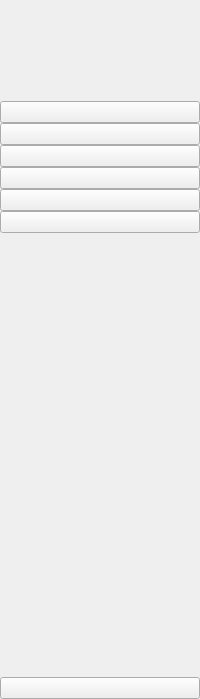
     <widget class="QWidget" name="icon_only_widget" native="true">
      <layout class="QVBoxLayout" name="verticalLayout_3">
       <property name="spacing">
        <number>0</number>
       </property>
       <property name="leftMargin">
        <number>0</number>
       </property>
       <property name="topMargin">
        <number>0</number>
       </property>
       <property name="rightMargin">
        <number>0</number>
       </property>
       <property name="bottomMargin">
        <number>0</number>
       </property>
       <item>
        <layout class="QHBoxLayout" name="horizontalLayout_2">
         <item>
          <widget class="QLabel" name="logo_label_1">
           <property name="minimumSize">
            <size>
             <width>101</width>
             <height>101</height>
            </size>
           </property>
           <property name="maximumSize">
            <size>
             <width>101</width>
             <height>101</height>
            </size>
           </property>
           <property name="text">
            <string/>
           </property>
           <property name="pixmap">
            <pixmap resource="resource.qrc">:/icons/flybox_bg.png</pixmap>
           </property>
           <property name="scaledContents">
            <bool>true</bool>
           </property>
           <property name="margin">
            <number>-66</number>
           </property>
          </widget>
         </item>
        </layout>
       </item>
       <item>
        <layout class="QVBoxLayout" name="verticalLayout">
         <property name="spacing">
          <number>0</number>
         </property>
         <item>
          <widget class="QPushButton" name="login_btn_1">
           <property name="cursor">
            <cursorShape>PointingHandCursor</cursorShape>
           </property>
           <property name="text">
            <string/>
           </property>
           <property name="icon">
            <iconset resource="resource.qrc">
             <normaloff>:/icons/logino.ico</normaloff>
             <normalon>:/icons/login.ico</normalon>:/icons/logino.ico</iconset>
           </property>
           <property name="iconSize">
            <size>
             <width>40</width>
             <height>40</height>
            </size>
           </property>
           <property name="checkable">
            <bool>true</bool>
           </property>
           <property name="autoExclusive">
            <bool>true</bool>
           </property>
          </widget>
         </item>
         <item>
          <widget class="QPushButton" name="employee_btn_1">
           <property name="cursor">
            <cursorShape>PointingHandCursor</cursorShape>
           </property>
           <property name="text">
            <string/>
           </property>
           <property name="icon">
            <iconset resource="resource.qrc">
             <normaloff>:/icons/employeeo.ico</normaloff>
             <normalon>:/icons/employee.ico</normalon>:/icons/employeeo.ico</iconset>
           </property>
           <property name="iconSize">
            <size>
             <width>40</width>
             <height>40</height>
            </size>
           </property>
           <property name="checkable">
            <bool>true</bool>
           </property>
           <property name="autoExclusive">
            <bool>true</bool>
           </property>
          </widget>
         </item>
         <item>
          <widget class="QPushButton" name="supplier_btn_1">
           <property name="cursor">
            <cursorShape>PointingHandCursor</cursorShape>
           </property>
           <property name="text">
            <string/>
           </property>
           <property name="icon">
            <iconset resource="resource.qrc">
             <normaloff>:/icons/suppliero.ico</normaloff>
             <normalon>:/icons/supplier.ico</normalon>:/icons/suppliero.ico</iconset>
           </property>
           <property name="iconSize">
            <size>
             <width>40</width>
             <height>40</height>
            </size>
           </property>
           <property name="checkable">
            <bool>true</bool>
           </property>
           <property name="autoExclusive">
            <bool>true</bool>
           </property>
          </widget>
         </item>
         <item>
          <widget class="QPushButton" name="product_btn_1">
           <property name="cursor">
            <cursorShape>PointingHandCursor</cursorShape>
           </property>
           <property name="text">
            <string/>
           </property>
           <property name="icon">
            <iconset resource="resource.qrc">
             <normaloff>:/icons/producto.ico</normaloff>
             <normalon>:/icons/product.ico</normalon>:/icons/producto.ico</iconset>
           </property>
           <property name="iconSize">
            <size>
             <width>40</width>
             <height>40</height>
            </size>
           </property>
           <property name="checkable">
            <bool>true</bool>
           </property>
           <property name="autoExclusive">
            <bool>true</bool>
           </property>
          </widget>
         </item>
         <item>
          <widget class="QPushButton" name="client_btn_1">
           <property name="cursor">
            <cursorShape>PointingHandCursor</cursorShape>
           </property>
           <property name="text">
            <string/>
           </property>
           <property name="icon">
            <iconset resource="resource.qrc">
             <normaloff>:/icons/cliento.ico</normaloff>
             <normalon>:/icons/client.ico</normalon>:/icons/cliento.ico</iconset>
           </property>
           <property name="iconSize">
            <size>
             <width>40</width>
             <height>40</height>
            </size>
           </property>
           <property name="checkable">
            <bool>true</bool>
           </property>
           <property name="autoExclusive">
            <bool>true</bool>
           </property>
          </widget>
         </item>
         <item>
          <widget class="QPushButton" name="delivery_btn_1">
           <property name="cursor">
            <cursorShape>PointingHandCursor</cursorShape>
           </property>
           <property name="text">
            <string/>
           </property>
           <property name="icon">
            <iconset resource="resource.qrc">
             <normaloff>:/icons/delivery_mano.ico</normaloff>
             <normalon>:/icons/delivery_man.ico</normalon>:/icons/delivery_mano.ico</iconset>
           </property>
           <property name="iconSize">
            <size>
             <width>40</width>
             <height>40</height>
            </size>
           </property>
           <property name="checkable">
            <bool>true</bool>
           </property>
           <property name="autoExclusive">
            <bool>true</bool>
           </property>
          </widget>
         </item>
        </layout>
       </item>
       <item>
        <spacer name="verticalSpacer">
         <property name="orientation">
          <enum>Qt::Vertical</enum>
         </property>
         <property name="sizeHint" stdset="0">
          <size>
           <width>20</width>
           <height>444</height>
          </size>
         </property>
        </spacer>
       </item>
       <item>
        <widget class="QPushButton" name="exit_btn_1">
         <property name="text">
          <string/>
         </property>
         <property name="icon">
          <iconset resource="resource.qrc">
           <normaloff>:/icons/log_out.ico</normaloff>:/icons/log_out.ico</iconset>
         </property>
         <property name="iconSize">
          <size>
           <width>40</width>
           <height>40</height>
          </size>
         </property>
        </widget>
       </item>
      </layout>
     </widget>
